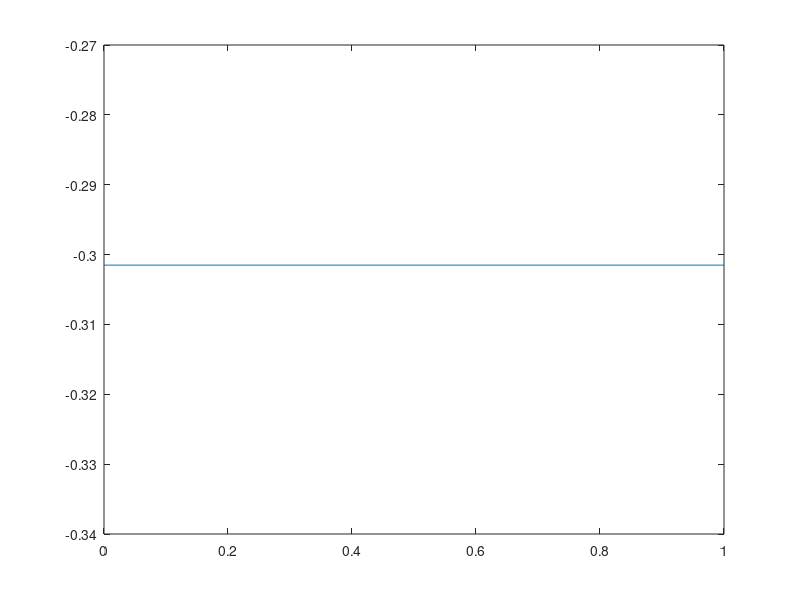

MATLAB code for this plot:
%% Input data
a = 0; %left endpoint
b = 1; %right endpoint
n = 10; %number of intervals/size of partition
h = 1/n; %interval length (assume evenly-partitioned)
f_a = 0; %left boundary condition f(a) = 0
f_b = 1; %right boundary condition f(b) = 1



%% Compute Laplacian matrix L
zero_col = zeros(n,1);
G = (1/h)*([diag(ones(1,n)) zero_col] + [zero_col diag(-1*ones(1,n))]);
A = diag(h*ones(1,n)); %Area matrix (diagonal entries are the lengths of each interval)
L = (G.')*A*G; %Laplacian matrix



%% Compute eigenvalues and eigenvectors of L

[V,D] = eig(L);
eigvalues = diag(D);
min_eigvalue = eigvalues(1);
eigfunction = V(:,1);



%% Plot graph of y = f(x)

x = linspace(a,b,n+1);
plot(x,eigfunction);


